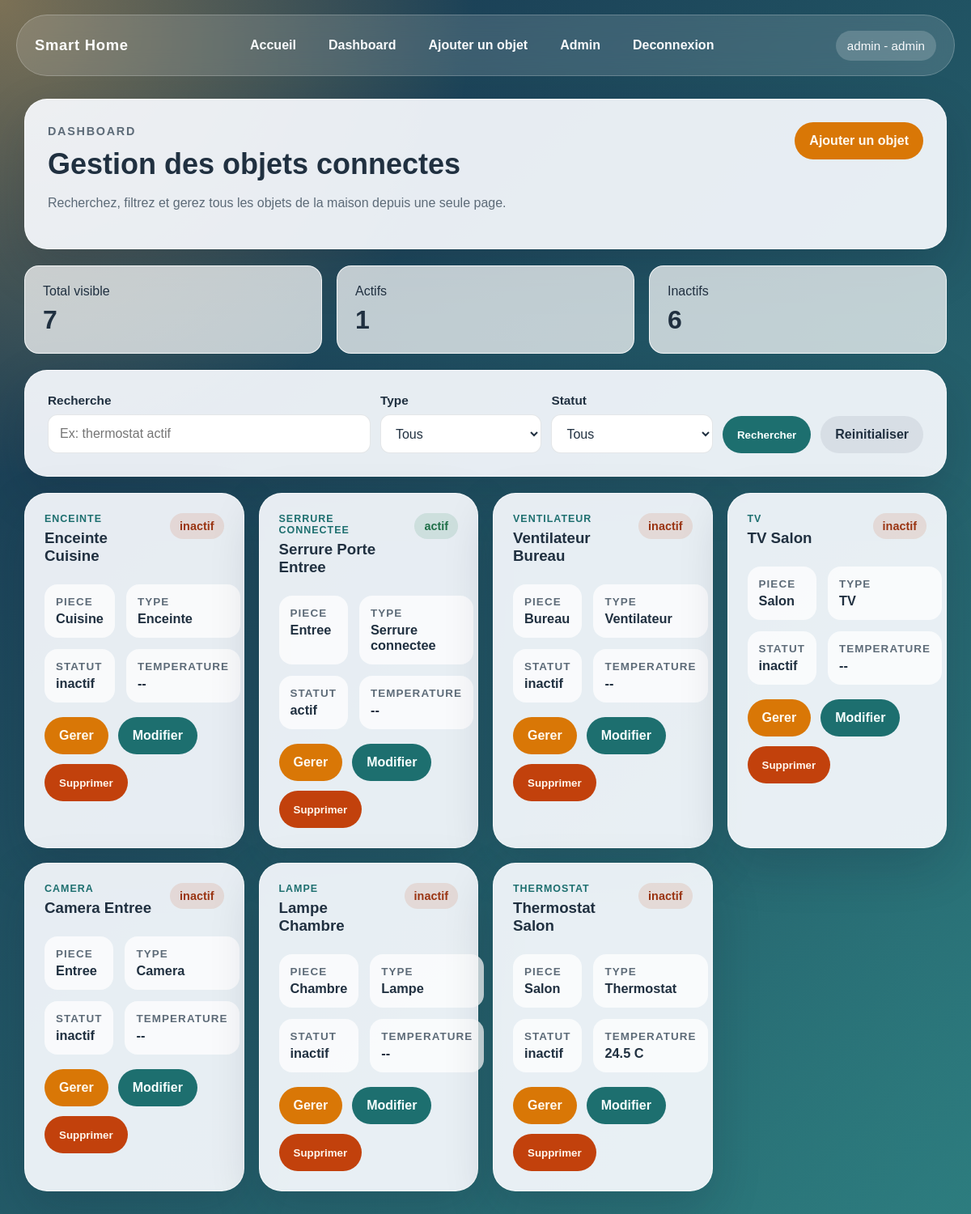
The app's page /dashboard (signed in) with its own data.
### tables this page shows
CREATE TABLE objects (
        id INTEGER PRIMARY KEY AUTOINCREMENT,
        name TEXT NOT NULL,
        type TEXT NOT NULL,
        status TEXT NOT NULL DEFAULT 'actif',
        temperature REAL,
        room TEXT NOT NULL
    );

### app.py (the view)
@app.route("/dashboard")
@login_required
def dashboard():
    search_text = request.args.get("search", "").strip()
    type_filter = request.args.get("type", "").strip()
    status_filter = request.args.get("status", "").strip()
    conn = get_db_connection()
    try:
        objects = list_objects(conn, search_text, type_filter, status_filter)
        object_types = get_available_object_types(conn)
    finally:
        conn.close()
    active_count = sum(1 for object_data in objects if object_data["status"] == "actif")
    inactive_count = sum(1 for object_data in objects if object_data["status"] == "inactif")
    return render_template(
        "dashboard.html",
        objects=objects,
        object_types=object_types,
        search_text=search_text,
        type_filter=type_filter,
        status_filter=status_filter,
        active_count=active_count,
        inactive_count=inactive_count,
    )

### app.py (called while the page is built)
def get_db_connection():
    conn = sqlite3.connect(DATABASE)
    conn.row_factory = sqlite3.Row
    return conn

def normalize_text(value):
    normalized = unicodedata.normalize("NFKD", str(value or ""))
    without_accents = "".join(
        char for char in normalized if not unicodedata.combining(char)
    )
    return without_accents.lower().strip()

def normalize_status_value(value):
    token = normalize_text(value)
    if token in {"1", "true", "actif", "on", "active"}:
        return "actif"
    return "inactif"

def type_label(value):
    if not value:
        return "Objet"
    return TYPE_LABELS.get(value, value.replace("_", " ").title())

def serialize_object(row):
    temperature = row["temperature"]
    if temperature in ("", None):
        parsed_temperature = None
    else:
        try:
            parsed_temperature = float(temperature)
        except (TypeError, ValueError):
            parsed_temperature = None
    return {
        "id": row["id"],
        "name": row["name"],
        "type": row["type"],
        "status": normalize_status_value(row["status"]),
        "temperature": parsed_temperature,
        "room": row["room"],
    }

def get_available_object_types(conn, current_type=""):
    types = list(DEFAULT_OBJECT_TYPES)
    rows = conn.execute(
        """
        SELECT DISTINCT type
        FROM objects
        WHERE type IS NOT NULL AND type <> ''
        ORDER BY type ASC
        """
    ).fetchall()
    for row in rows:
        value = row["type"].strip()
        if value and value not in types:
            types.append(value)
    if current_type and current_type not in types:
        types.append(current_type)
    return types

def login_required(view_func):
    @wraps(view_func)
    def wrapped_view(*args, **kwargs):
        if not session.get("user_id"):
            flash("Connectez-vous pour acceder a cette page.", "error")
            return redirect(url_for("login"))
        return view_func(*args, **kwargs)
    return wrapped_view

@app.template_filter("type_label")
def type_label_filter(value):
    return type_label(value)

### templates/dashboard.html (shortened to what this page needs)
{% extends "base.html" %}
{% block content %}
<section class="panel section-head">
    <div>
        <p class="eyebrow">Dashboard</p>
        <h1>Gestion des objets connectes</h1>
        <p>Recherchez, filtrez et gerez tous les objets de la maison depuis une seule page.</p>
    </div>
    <div class="button-row">
        <a href="{{ url_for('add_object') }}" class="btn btn-primary">Ajouter un objet</a>
    </div>
</section>
<section class="stats-grid">
    <article class="stat-card">
        <span>Total visible</span>
        <strong>{{ objects|length }}</strong>
    </article>
    <article class="stat-card">
        <span>Actifs</span>
        <strong>{{ active_count }}</strong>
    </article>
    <article class="stat-card">
        <span>Inactifs</span>
        <strong>{{ inactive_count }}</strong>
    </article>
</section>
<section class="panel filter-panel">
    <form method="GET" class="filter-bar">
        <div class="field">
            <label for="search">Recherche</label>
            <input
                id="search"
                name="search"
                type="text"
                placeholder="Ex: thermostat actif"
                value="{{ search_text }}"
            >
        </div>
        <div class="field">
            <label for="type">Type</label>
            <select id="type" name="type">
                <option value="">Tous</option>
            </select>
        </div>
        <div class="field">
            <label for="status">Statut</label>
            <select id="status" name="status">
                <option value="">Tous</option>
            </select>
        </div>
        <button type="submit" class="btn btn-secondary">Rechercher</button>
        <a href="{{ url_for('dashboard') }}" class="btn btn-ghost">Reinitialiser</a>
    </form>
</section>
{% if objects %}
    <section class="object-grid">
        {% for object in objects %}
            <article class="panel object-card">
                <div class="object-head">
                    <div>
                        <p class="meta">{{ object.type|type_label }}</p>
                        <h3>{{ object.name }}</h3>
                    </div>
                    <span class="status-badge status-{{ object.status }}">{{ object.status }}</span>
                </div>
                <dl class="object-details">
                    <div>
                        <dt>Piece</dt>
                        <dd>{{ object.room }}</dd>
                    </div>
                    <div>
                        <dt>Type</dt>
                        <dd>{{ object.type|type_label }}</dd>
                    </div>
                    <div>
                        <dt>Statut</dt>
                        <dd>{{ object.status }}</dd>
                    </div>
                    <div>
                        <dt>Temperature</dt>
                        <dd>
                            {% if object.temperature is not none %}
                                {{ "%.1f"|format(object.temperature) }} C
                            {% else %}
                                --
                            {% endif %}
                        </dd>
                    </div>
                </dl>
                <div class="card-actions">
                    <a href="{{ url_for('control_object', object_id=object.id) }}" class="btn btn-primary">Gerer</a>
                    <a href="{{ url_for('edit_object', object_id=object.id) }}" class="btn btn-secondary">Modifier</a>
                    <form method="POST" action="{{ url_for('delete_object', object_id=object.id) }}" class="inline-form">
                        <button type="submit" class="btn btn-danger">Supprimer</button>
                    </form>
                </div>
            </article>
        {% endfor %}
    </section>
{% else %}
    <section class="panel">
        <h3 class="table-title">Aucun objet trouve</h3>
        <p class="empty-state">Essayez une autre recherche ou ajoutez un nouvel objet.</p>
    </section>
{% endif %}
{% endblock %}

### static/style.css (style rules this page uses)
:root { --bg-deep: #17324d; --bg-soft: #2d7d7f; --bg-warm: #f6bd60; --card: rgba(249, 251, 255, 0.92); --card-strong: #ffffff; --text: #203040; --muted: #5d6b78; --line: rgba(32, 48, 64, 0.12); --primary: #d97706; --primary-dark: #b45309; --secondary: #1d6f6f; --danger: #c2410c; --success: #2f855a; --shadow: 0 22px 60px rgba(15, 23, 42, 0.18); --radius-lg: 28px; --radius-md: 18px; --radius-sm: 12px; }
* { box-sizing: border-box; }
body { margin: 0; min-height: 100vh; font-family: "Trebuchet MS", "Gill Sans", sans-serif; color: var(--text); background: radial-gradient(circle at top left, rgba(246, 189, 96, 0.45), transparent 30%), radial-gradient(circle at bottom right, rgba(45, 125, 127, 0.35), transparent 28%), linear-gradient(135deg, var(--bg-deep), var(--bg-soft)); }
a { color: inherit; }
.panel { background: var(--card); border: 1px solid rgba(255, 255, 255, 0.65); border-radius: var(--radius-lg); box-shadow: var(--shadow); padding: 28px; }
.hero h1, .section-head h1, .auth-card h1, .form-panel h1 { margin: 0 0 14px; font-size: clamp(2rem, 3vw, 3.2rem); line-height: 1.05; }
.hero p, .section-head p, .auth-card p, .hint, .empty-state { color: var(--muted); line-height: 1.6; }
.eyebrow { margin: 0 0 10px; font-size: 0.9rem; font-weight: 700; text-transform: uppercase; letter-spacing: 0.12em; color: var(--secondary); }
.hero-actions, .button-row, .card-actions { display: flex; flex-wrap: wrap; gap: 12px; }
.btn { display: inline-flex; align-items: center; justify-content: center; min-height: 46px; padding: 0 18px; border: 0; border-radius: 999px; font-weight: 700; text-decoration: none; cursor: pointer; transition: transform 0.2s ease, box-shadow 0.2s ease, background 0.2s ease; }
.btn-primary { background: var(--primary); color: #fffaf0; }
.btn-secondary { background: var(--secondary); color: #f7fffe; }
.btn-ghost { background: rgba(32, 48, 64, 0.08); color: var(--text); }
.btn-danger { background: var(--danger); color: #fff7ed; }
.feature-grid, .stats-grid, .object-grid { display: grid; gap: 18px; }
.feature-card h3, .object-card h3, .table-title { margin: 0 0 8px; }
.stats-grid { grid-template-columns: repeat(auto-fit, minmax(180px, 1fr)); margin: 20px 0; }
.stat-card { padding: 22px; border-radius: var(--radius-md); background: rgba(255, 255, 255, 0.72); border: 1px solid rgba(255, 255, 255, 0.8); }
.stat-card strong { display: block; margin-top: 8px; font-size: 2rem; }
.section-head { display: flex; align-items: flex-start; justify-content: space-between; gap: 20px; }
.filter-panel { margin-bottom: 20px; }
.filter-bar { display: grid; grid-template-columns: 2fr 1fr 1fr auto auto; gap: 12px; align-items: end; }
.field { display: flex; flex-direction: column; gap: 8px; }
.field label { font-weight: 700; font-size: 0.96rem; }
input, select { width: 100%; min-height: 48px; padding: 0 14px; border-radius: var(--radius-sm); border: 1px solid var(--line); background: var(--card-strong); color: var(--text); font: inherit; }
.object-grid { grid-template-columns: repeat(auto-fit, minmax(260px, 1fr)); }
.object-card { padding: 24px; }
.object-head { display: flex; align-items: flex-start; justify-content: space-between; gap: 12px; margin-bottom: 16px; }
.meta { margin: 0 0 6px; color: var(--secondary); font-weight: 700; text-transform: uppercase; letter-spacing: 0.08em; font-size: 0.78rem; }
.status-badge { padding: 8px 12px; border-radius: 999px; font-weight: 700; font-size: 0.9rem; }
.status-actif { background: rgba(47, 133, 90, 0.14); color: #1f6f48; }
.status-inactif { background: rgba(194, 65, 12, 0.12); color: #9a3412; }
.object-details { margin: 0; display: grid; grid-template-columns: 1fr 1fr; gap: 14px; }
.object-details div { padding: 14px; border-radius: 16px; background: rgba(255, 255, 255, 0.74); }
.object-details dt { margin-bottom: 4px; font-size: 0.84rem; font-weight: 700; color: var(--muted); text-transform: uppercase; letter-spacing: 0.08em; }
.object-details dd { margin: 0; font-size: 1.02rem; font-weight: 700; }
.card-actions { margin-top: 18px; }
.inline-form { margin: 0; }

### records on screen
objects: type|type_label "ENCEINTE", name "Enceinte Cuisine", status "inactif", room "Cuisine", type|type_label "Enceinte"
objects: type|type_label "SERRURE CONNECTEE", name "Serrure Porte Entree", status "actif", room "Entree", type|type_label "Serrure connectee"
objects: type|type_label "VENTILATEUR", name "Ventilateur Bureau", status "inactif", room "Bureau", type|type_label "Ventilateur"
objects: type|type_label "TV", name "TV Salon", status "inactif", room "Salon"
objects: type|type_label "CAMERA", name "Camera Entree", status "inactif", room "Entree", type|type_label "Camera"
objects: type|type_label "LAMPE", name "Lampe Chambre", status "inactif", room "Chambre", type|type_label "Lampe"
objects: type|type_label "THERMOSTAT", name "Thermostat Salon", status "inactif", room "Salon", type|type_label "Thermostat", temperature "24.5"

### other values on screen
{{ session.get('username') }} "admin"
{{ objects|length }} "7"
{{ active_count }} "1"
{{ inactive_count }} "6"
